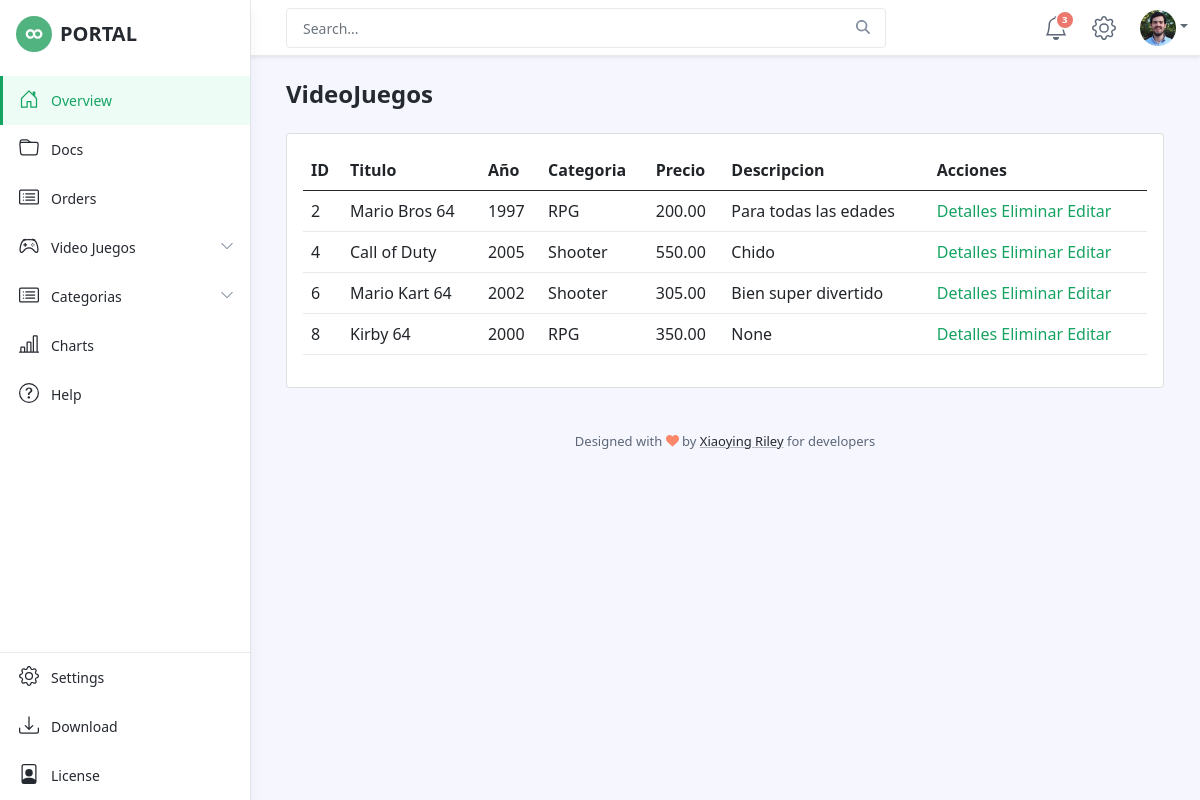
Screenshot of /videojuegos/lista/ with the database file from the repository.
### videojuego/models.py (models this page shows, shortened)
class Videojuego(models.Model):
    titulo = models.CharField('Titulo', max_length=50, unique=True)
    anio = models.IntegerField('Año')
    categoria = models.ForeignKey("videojuego.Categoria", verbose_name='categoria', on_delete=models.CASCADE)
    precio = models.DecimalField(max_digits=5, decimal_places=2)
    descripcion = models.CharField('Descripción',max_length=250, null=True, blank=True)

class Categoria(models.Model):
    nombre = models.CharField(max_length=50)
    def __str__(self):
        return self.nombre

### videojuego/views.py (the view)
class VideojuegoList(ListView):
    model = Videojuego

### videojuego/templates/videojuego/videojuego_list.html (shortened to what this page needs)
{% extends 'base2.html' %}
{% block contenido %}
<h1 class="app-page-title">VideoJuegos</h1>
    <div class="card">
        <div class="card-body">
                <table class="table">
                    <thead>
                        <th>ID</th>
                        <th>Titulo</th>
                        <th>Año</th>
                        <th>Categoria</th>
                        <th>Precio</th>
                        <th>Descripcion</th>
                        <th>Acciones</th>
                    </thead>
                    <tbody>
                        {% for videojuego in object_list %}
                        <tr>
                            <td>{{videojuego.id}}</td>
                            <td>{{videojuego.titulo}}</td>
                            <td>{{videojuego.anio}}</td>
                            <td>{{videojuego.categoria}}</td>
                            <td>{{videojuego.precio}}</td>
                            <td>{{videojuego.descripcion}}</td>
                            <td>
                                <a href="{% url 'videojuego:detalles_videojuego' videojuego.id %}">Detalles</a>
                                <a href="{% url 'videojuego:eliminar_videojuego' videojuego.id %}">Eliminar</a>
                                <a href="{% url 'videojuego:editar_videojuego' videojuego.id  %}">Editar</a>
                            </td>
                        </tr>
                        {% endfor %}
                    </tbody>
                </table>
        </div>
    </div>
{% endblock contenido %}

### rows the page displays
Videojuego: id "2", titulo "Mario Bros 64", anio "1997", categoria "RPG", precio "200.00", descripcion "Para todas las edades"
Videojuego: id "4", titulo "Call of Duty", anio "2005", categoria "Shooter", precio "550.00", descripcion "Chido"
Videojuego: id "6", titulo "Mario Kart 64", anio "2002", categoria "Shooter", precio "305.00", descripcion "Bien super divertido"
Videojuego: id "8", titulo "Kirby 64", anio "2000", categoria "RPG", precio "350.00", descripcion "None"
